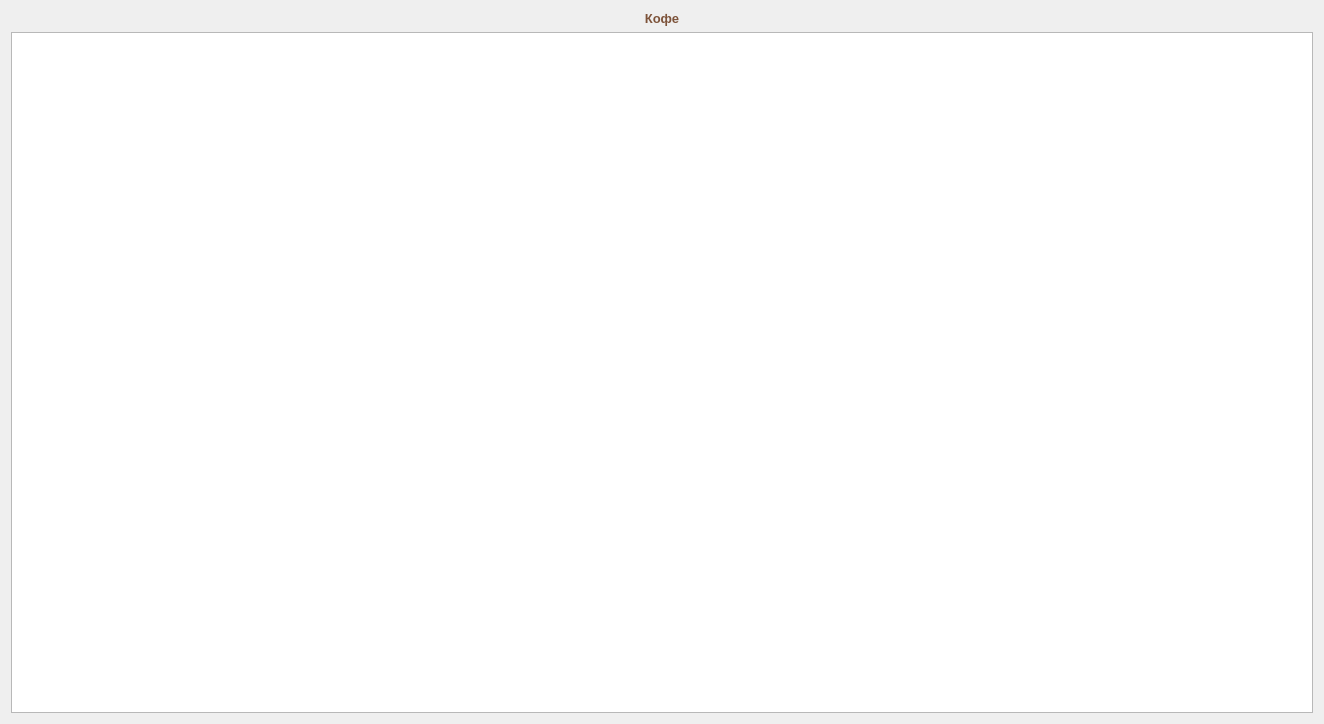
<?xml version="1.0" encoding="UTF-8"?>
<ui version="4.0">
 <class>Form</class>
 <widget class="QWidget" name="Form">
  <property name="geometry">
   <rect>
    <x>0</x>
    <y>0</y>
    <width>1324</width>
    <height>724</height>
   </rect>
  </property>
  <property name="font">
   <font>
    <weight>75</weight>
    <bold>true</bold>
   </font>
  </property>
  <property name="windowTitle">
   <string>Form</string>
  </property>
  <property name="styleSheet">
   <string notr="true">color: rgb(125, 83, 58);</string>
  </property>
  <layout class="QGridLayout" name="gridLayout">
   <item row="1" column="0">
    <widget class="QTableWidget" name="tableWidget">
     <property name="font">
      <font>
       <weight>50</weight>
       <bold>false</bold>
      </font>
     </property>
    </widget>
   </item>
   <item row="0" column="0">
    <widget class="QLabel" name="label">
     <property name="font">
      <font>
       <pointsize>10</pointsize>
       <weight>75</weight>
       <bold>true</bold>
      </font>
     </property>
     <property name="text">
      <string>Кофе</string>
     </property>
     <property name="alignment">
      <set>Qt::AlignCenter</set>
     </property>
    </widget>
   </item>
  </layout>
 </widget>
 <resources/>
 <connections/>
</ui>
